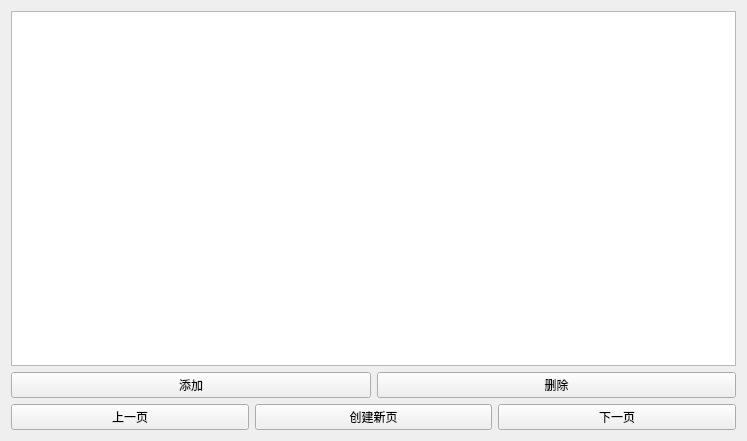
<?xml version="1.0" encoding="UTF-8"?>
<ui version="4.0">
 <class>Widget</class>
 <widget class="QWidget" name="Widget">
  <property name="geometry">
   <rect>
    <x>0</x>
    <y>0</y>
    <width>747</width>
    <height>441</height>
   </rect>
  </property>
  <property name="windowTitle">
   <string>Widget</string>
  </property>
  <layout class="QGridLayout" name="gridLayout">
   <item row="2" column="0">
    <layout class="QHBoxLayout" name="horizontalLayout_2">
     <item>
      <widget class="QPushButton" name="preButton">
       <property name="text">
        <string>上一页</string>
       </property>
      </widget>
     </item>
     <item>
      <widget class="QPushButton" name="newButton">
       <property name="text">
        <string>创建新页</string>
       </property>
      </widget>
     </item>
     <item>
      <widget class="QPushButton" name="nextButton">
       <property name="text">
        <string>下一页</string>
       </property>
      </widget>
     </item>
    </layout>
   </item>
   <item row="0" column="0">
    <widget class="QTableWidget" name="manager"/>
   </item>
   <item row="1" column="0">
    <layout class="QHBoxLayout" name="horizontalLayout">
     <item>
      <widget class="QPushButton" name="addButton">
       <property name="text">
        <string>添加</string>
       </property>
      </widget>
     </item>
     <item>
      <widget class="QPushButton" name="delButton">
       <property name="text">
        <string>删除</string>
       </property>
      </widget>
     </item>
    </layout>
   </item>
  </layout>
 </widget>
 <resources/>
 <connections/>
</ui>
